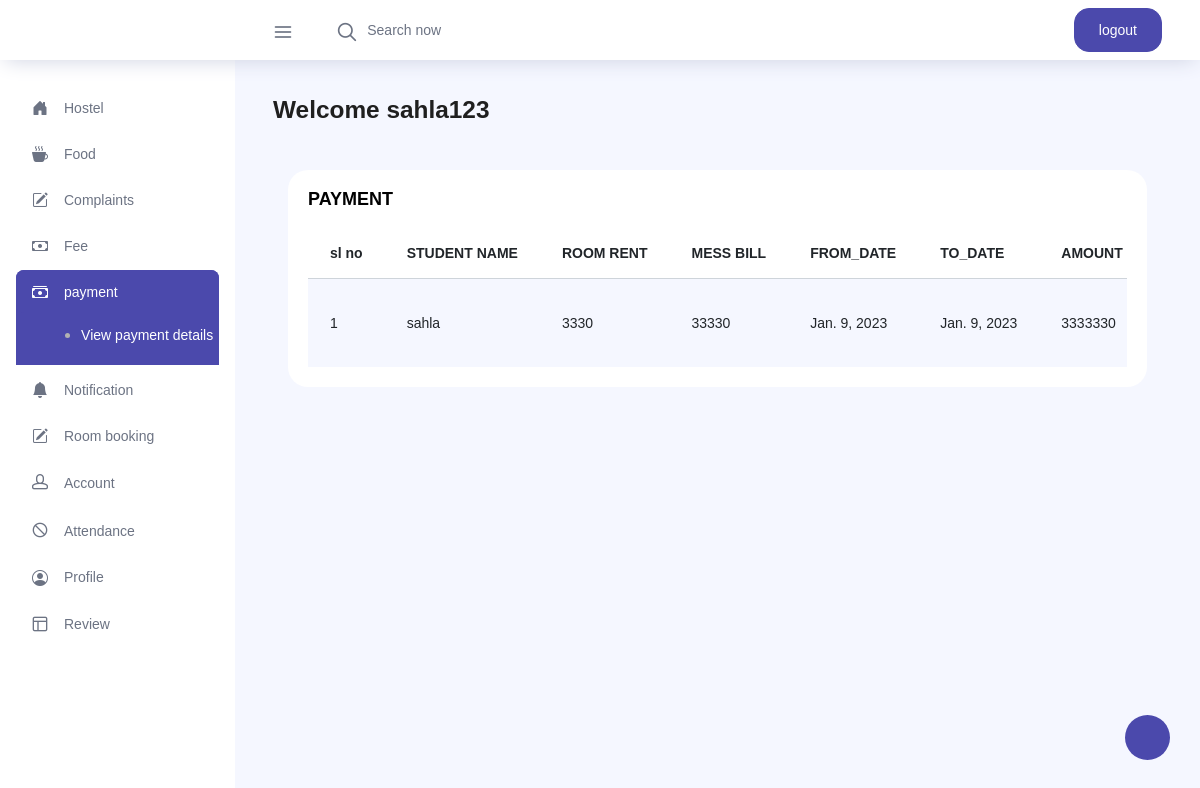
The page /view_stud_pay (signed in) on the database its author committed.
### newprojectapp/models.py (models this page shows, shortened)
class Login_view(AbstractUser):
    is_student = models.BooleanField(default=False)
    is_parent = models.BooleanField(default=False)

class payment(models.Model):
    studentname = models.ForeignKey(Stud_reg,on_delete=models.CASCADE)
    room_rent = models.IntegerField(default=0)
    mess_bill = models.IntegerField(default=0)
    from_date = models.DateField()
    to_date = models.DateField()
    amount = models.IntegerField(default=0)
    status =  models.IntegerField(default=0)

class Stud_reg(models.Model):
    user = models.OneToOneField(Login_view,on_delete=models.CASCADE,related_name='student',null=True)
    name = models.CharField(max_length=200)
    reg_id = models.CharField(max_length=25)
    email = models.EmailField()
    phone =models.IntegerField()
    address = models.CharField(max_length=250)
    approval_status = models.IntegerField(default=0)
    student_images = models.ImageField(upload_to="images")
    def __str__(self):
        return self.name

### newprojectapp/studentviews.py (the view)
# urls.py: path('view_stud_pay',studentviews.view_stud_pay,name='view_stud_pay'),
@login_required(login_url='log')
def view_stud_pay(request):
    u = Stud_reg.objects.get(user=request.user)
    data = payment.objects.filter(studentname=u)
    return render(request, 'viewstudpay.html', {'data': data})

### templates/viewstudpay.html (shortened to what this page needs)
{% extends 'student.html' %}
{% load crispy_forms_tags %}
{% block content %}
<div class="col-lg-12 grid-margin stretch-card">
              <div class="card">
                <div class="card-body">
                  <h4 class="card-title">PAYMENT</h4>
                  <div class="table-responsive">
                    <table class="table table-striped">
                      <thead>
                        <tr>
                          <th>sl no</th>
                           <th>STUDENT NAME</th>
                            <th>ROOM RENT</th>
                            <th>MESS BILL</th>
                            <th>FROM_DATE</th>
                            <th>TO_DATE</th>
                            <th>AMOUNT</th>
                        </tr>
                      </thead>
                      <tbody>
                      {% for i in data %}
                        <tr>
                         <td class="py-1">{{forloop.counter}}</td>
                          <td>{{i.studentname}}</td>
                          <td>{{i.room_rent}}</td>
                          <td>{{i.mess_bill}}</td>
                          <td>{{i.from_date}}</td>
                          <td>{{i.to_date}}</td>
                           <td>{{i.amount}}</td>
                        </tr>
                      {% endfor %}
                      </tbody>
                    </table>
                  </div>
                </div>
              </div>
            </div>
{% endblock %}

### templates/student.html (shortened to what this page needs)
<!DOCTYPE html>
{% load static %}
<html lang="en">
<head>
  <link rel="stylesheet" href="{% static 'adminstatic/vendors/feather/feather.css' %}">
  <link rel="stylesheet" href="{% static 'adminstatic/vendors/ti-icons/css/themify-icons.css' %}">
  <link rel="stylesheet" href="{% static 'adminstatic/vendors/css/vendor.bundle.base.css' %}">
  <link rel="stylesheet" href="{% static 'adminstatic/vendors/datatables.net-bs4/dataTables.bootstrap4.css' %}">
  <link rel="stylesheet" href="{% static 'adminstatic/vendors/ti-icons/css/themify-icons.css' %}">
  <link rel="stylesheet" type="text/css" href="{% static 'adminstatic/js/select.dataTables.min.css' %}">
  <link rel="stylesheet" href="{% static 'adminstatic/css/vertical-layout-light/style.css' %}">
  <link rel="stylesheet" href="https://cdn.jsdelivr.net/npm/bootstrap-icons@1.10.2/font/bootstrap-icons.css">
</head>
<body>
  <div class="container-scroller">
    <nav class="navbar col-lg-12 col-12 p-0 fixed-top d-flex flex-row">
      <div class="text-center navbar-brand-wrapper d-flex align-items-center justify-content-center">
      </div>
      <div class="navbar-menu-wrapper d-flex align-items-center justify-content-end">
        <button class="navbar-toggler navbar-toggler align-self-center" type="button" data-toggle="minimize">
          <span class="icon-menu"></span>
        </button>
        <ul class="navbar-nav mr-lg-2">
          <li class="nav-item nav-search d-none d-lg-block">
            <div class="input-group">
              <div class="input-group-prepend hover-cursor" id="navbar-search-icon">
                <span class="input-group-text" id="search">
                  <i class="icon-search"></i>
                </span>
              </div>
              <input type="text" class="form-control" id="navbar-search-input" placeholder="Search now" aria-label="search" aria-describedby="search">
            </div>
          </li>
        </ul>
        <ul class="navbar-nav navbar-nav-right">
          <li class="nav-item nav-profile dropdown">
            <a class="nav-link dropdown-toggle" href="#" data-toggle="dropdown" id="profileDropdown">
              <td><a class="btn btn-primary"href="{% url 'logout_view' %}">logout</a></td>
            </a>
          </li>
        </ul>
      </div>
    </nav>
    <div class="container-fluid page-body-wrapper">
      <div class="theme-setting-wrapper">
        <div id="settings-trigger"><i class="ti-settings"></i></div>
      </div>
      <nav class="sidebar sidebar-offcanvas" id="sidebar">
        <ul class="nav">
          <li class="nav-item">
            <a class="nav-link" data-toggle="collapse" href="#ui-basic" aria-expanded="false" aria-controls="ui-basic">
               <i class="bi bi-house-door-fill menu-icon"></i>
              <span class="menu-title">Hostel</span>
              <i class="menu-arrow"></i>
            </a>
          </li>
          <li class="nav-item">
            <a class="nav-link" data-toggle="collapse" href="#form-elements" aria-expanded="false" aria-controls="form-elements">
               <i class="bi bi-cup-hot-fill  menu-icon"></i>
              <span class="menu-title">Food</span>
              <i class="menu-arrow"></i>
            </a>
          </li>
          <li class="nav-item">
            <a class="nav-link" data-toggle="collapse" href="#charts" aria-expanded="false" aria-controls="charts">
               <i class="bi bi-pencil-square menu-icon "></i>
              <span class="menu-title">Complaints</span>
              <i class="menu-arrow"></i>
            </a>
          </li>
          <li class="nav-item">
            <a class="nav-link" data-toggle="collapse" href="#tables" aria-expanded="false" aria-controls="tables">
               <i class="bi bi-cash menu-icon"></i>
              <span class="menu-title">Fee</span>
              <i class="menu-arrow"></i>
            </a>
          </li>
           <li class="nav-item">
            <a class="nav-link" data-toggle="collapse" href="#icon" aria-expanded="false" aria-controls="icons">
               <i class="bi bi-cash-stack menu-icon"></i></i>
              <span class="menu-title">payment</span>
              <i class="menu-arrow"></i>
            </a>
            <div class="collapse" id="icon">
              <ul class="nav flex-column sub-menu">
                <li class="nav-item"> <a class="nav-link" href="{% url 'view_stud_pay' %}">View payment details</a></li>
              </ul>
            </div>
          </li>
           <li class="nav-item">
            <a class="nav-link" data-toggle="collapse" href="#table" aria-expanded="false" aria-controls="tables">
               <i class="bi bi-bell-fill menu-icon "></i>
              <span class="menu-title">Notification</span>
              <i class="menu-arrow"></i>
            </a>
          </li>
          <li class="nav-item">
            <a class="nav-link" data-toggle="collapse" href="#icons" aria-expanded="false" aria-controls="icons">
               <i class="bi bi-pencil-square  menu-icon"></i>
              <span class="menu-title">Room booking</span>
              <i class="menu-arrow"></i>
            </a>
          </li>
          <li class="nav-item">
            <a class="nav-link" data-toggle="collapse" href="#auth" aria-expanded="false" aria-controls="auth">
              <i class="icon-head menu-icon"></i>
              <span class="menu-title">Account</span>
              <i class="menu-arrow"></i>
            </a>
          </li>
          <li class="nav-item">
            <a class="nav-link" data-toggle="collapse" href="#error" aria-expanded="false" aria-controls="error">
               <i class="icon-ban menu-icon"></i>
              <span class="menu-title">Attendance</span>
              <i class="menu-arrow"></i>
            </a>
          </li>
          <li class="nav-item">
            <a class="nav-link" data-toggle="collapse" href="#ui-basic1" aria-expanded="false" aria-controls="ui-basic">
             <i class="bi bi-person-circle menu-icon "></i>
              <span class="menu-title">Profile</span>
              <i class="menu-arrow"></i>
            </a>
          </li>
          <li class="nav-item">
            <a class="nav-link" data-toggle="collapse" href="#ui-basic2" aria-expanded="false" aria-controls="ui-basic">
              <i class="icon-layout menu-icon"></i>
              <span class="menu-title">Review</span>
              <i class="menu-arrow"></i>
            </a>
          </li>
        </ul>
      </nav>
      <div class="main-panel">
        <div class="content-wrapper">
          <div class="row">
            <div class="col-md-12 grid-margin">
              <div class="row">
                <div class="col-12 col-xl-8 mb-4 mb-xl-0">
                  <h3 class="font-weight-bold">Welcome {{request.user}}</h3>
                </div>
      </div>
    </div>
  </div>
           {% block content %}
                  {% endblock %}
</body>
</html>

### rows shown on the page
Login_view: user "sahla123"
payment: studentname "sahla", room_rent "3330", mess_bill "33330", from_date "Jan. 9, 2023", to_date "Jan. 9, 2023", amount "3333330"
